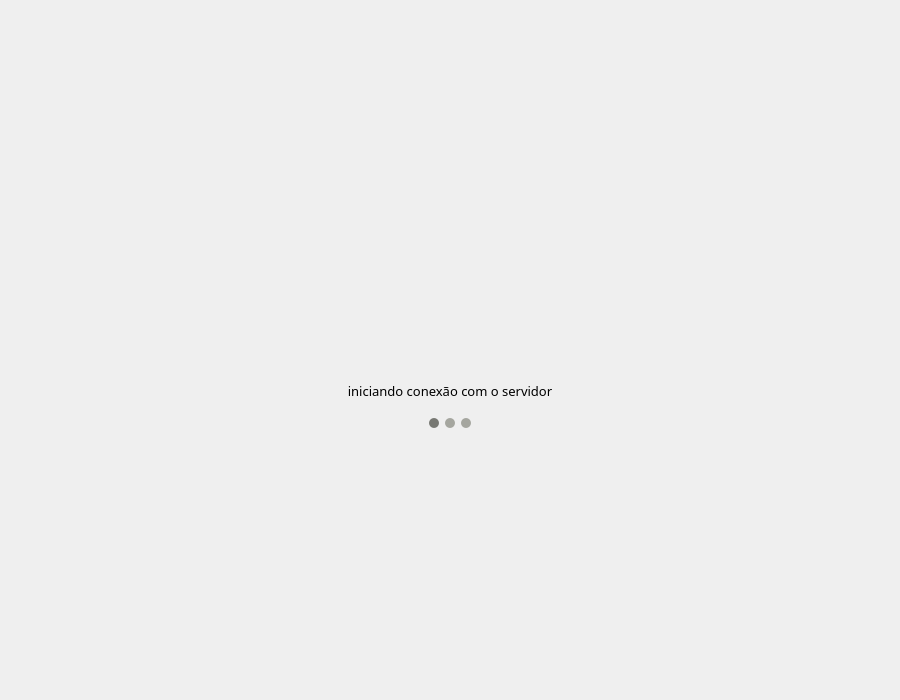
<?xml version="1.0" encoding="UTF-8"?>
<ui version="4.0">
 <class>Carregando</class>
 <widget class="QMainWindow" name="Carregando">
  <property name="geometry">
   <rect>
    <x>0</x>
    <y>0</y>
    <width>900</width>
    <height>700</height>
   </rect>
  </property>
  <property name="minimumSize">
   <size>
    <width>900</width>
    <height>700</height>
   </size>
  </property>
  <property name="windowTitle">
   <string>MainWindow</string>
  </property>
  <widget class="QWidget" name="centralwidget">
   <layout class="QVBoxLayout" name="verticalLayout">
    <property name="spacing">
     <number>0</number>
    </property>
    <property name="leftMargin">
     <number>0</number>
    </property>
    <property name="topMargin">
     <number>0</number>
    </property>
    <property name="rightMargin">
     <number>0</number>
    </property>
    <property name="bottomMargin">
     <number>0</number>
    </property>
    <item>
     <spacer name="verticalSpacer">
      <property name="orientation">
       <enum>Qt::Vertical</enum>
      </property>
      <property name="sizeHint" stdset="0">
       <size>
        <width>20</width>
        <height>40</height>
       </size>
      </property>
     </spacer>
    </item>
    <item>
     <widget class="QWidget" name="widget_3" native="true">
      <layout class="QHBoxLayout" name="horizontalLayout_2">
       <item>
        <widget class="QLabel" name="label">
         <property name="sizePolicy">
          <sizepolicy hsizetype="Preferred" vsizetype="Preferred">
           <horstretch>0</horstretch>
           <verstretch>0</verstretch>
          </sizepolicy>
         </property>
         <property name="minimumSize">
          <size>
           <width>230</width>
           <height>109</height>
          </size>
         </property>
         <property name="maximumSize">
          <size>
           <width>230</width>
           <height>109</height>
          </size>
         </property>
         <property name="text">
          <string/>
         </property>
         <property name="pixmap">
          <pixmap resource="../../../mvc/project/resources/qrc.qrc">:/start/img/logo_pedras_vivas_maior.png</pixmap>
         </property>
         <property name="scaledContents">
          <bool>true</bool>
         </property>
        </widget>
       </item>
      </layout>
     </widget>
    </item>
    <item>
     <widget class="QLabel" name="label_processo">
      <property name="font">
       <font>
        <family>Bahnschrift</family>
        <pointsize>10</pointsize>
       </font>
      </property>
      <property name="text">
       <string>iniciando conexão com o servidor</string>
      </property>
      <property name="alignment">
       <set>Qt::AlignCenter</set>
      </property>
     </widget>
    </item>
    <item>
     <widget class="QWidget" name="widget_2" native="true">
      <layout class="QHBoxLayout" name="horizontalLayout">
       <item>
        <widget class="QWidget" name="widget" native="true">
         <property name="minimumSize">
          <size>
           <width>60</width>
           <height>28</height>
          </size>
         </property>
         <property name="maximumSize">
          <size>
           <width>60</width>
           <height>28</height>
          </size>
         </property>
         <property name="styleSheet">
          <string notr="true">border-radius: 5</string>
         </property>
         <layout class="QGridLayout" name="gridLayout">
          <item row="0" column="2">
           <widget class="QWidget" name="circulo2" native="true">
            <property name="styleSheet">
             <string notr="true">background-color: rgb(165, 166, 159)</string>
            </property>
           </widget>
          </item>
          <item row="0" column="3">
           <widget class="QWidget" name="circulo3" native="true">
            <property name="styleSheet">
             <string notr="true">background-color: rgb(165, 166, 159)</string>
            </property>
           </widget>
          </item>
          <item row="0" column="0">
           <widget class="QWidget" name="circulo1" native="true">
            <property name="styleSheet">
             <string notr="true">background-color: rgb(119, 120, 115);</string>
            </property>
           </widget>
          </item>
         </layout>
        </widget>
       </item>
      </layout>
     </widget>
    </item>
    <item>
     <spacer name="verticalSpacer_2">
      <property name="orientation">
       <enum>Qt::Vertical</enum>
      </property>
      <property name="sizeHint" stdset="0">
       <size>
        <width>20</width>
        <height>40</height>
       </size>
      </property>
     </spacer>
    </item>
   </layout>
  </widget>
 </widget>
 <resources>
  <include location="../../../mvc/project/resources/qrc.qrc"/>
 </resources>
 <connections/>
</ui>
